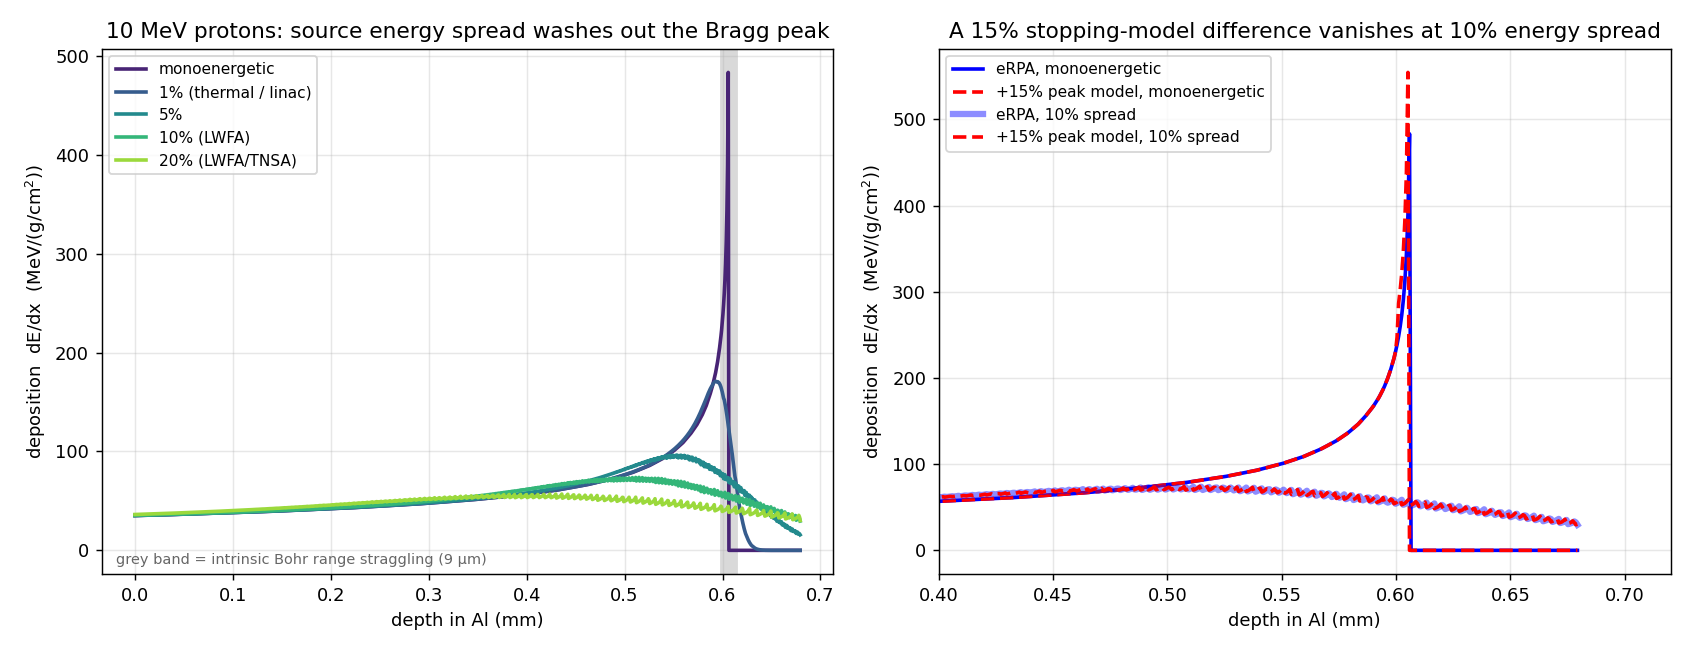

Write Python code to recreate this figure.
"""
bragg_spread.py -- how finite ion-source energy spread washes out the Bragg
peak and erases the differences between stopping-power models.

Thesis (closing discussion of the dedx paper): electronic stopping is a
non-resonant, Fokker-Planck-type sum of many small-angle collisions, so an
accurate average-atom model (eRPA) already gives the right energy loss and
range.  The fine differences between stopping models (eRPA vs RPA vs TD-DFT,
~10-20% near the Bragg peak) are smaller than the smearing of the deposition
profile produced by realistic source energy spread -- a few % for thermal
fusion products or linac beams, 10-30% for laser-wakefield/TNSA beams.

We build the depth-deposition (Bragg) curve from the total (electronic +
Gordon-Kim nuclear) eRPA stopping for 10 MeV protons in cold Al, convolve it
over a Gaussian energy distribution of several relative widths, and overlay a
representative +-15% model band (the documented eRPA-RPA / AA-TD-DFT spread).
We also compute the intrinsic Bohr range straggling, which sets the Bragg
width floor even for a perfectly monoenergetic beam.
"""
import numpy as np
import matplotlib
matplotlib.use('Agg')
import matplotlib.pyplot as plt
from scipy import integrate, interpolate

NA, A, Z2, RHO = 6.022e23, 26.98, 13.0, 2.70           # Al
CONV = NA / A * 1e-21                                    # 1e-15 eVcm2/atom -> MeV/(g/cm2)
E0 = 10.0                                                # MeV proton

d = np.loadtxt('/tmp/rng_Al/dedx_nuc.dat', comments='#')
E = d[:, 0]
S = d[:, 3] * CONV                                       # total stopping, MeV/(g/cm2)
# range R(E) = int_0^E dE'/S  (g/cm2)
R = integrate.cumulative_trapezoid(1.0 / S, E, initial=0.0)
R_of_E = interpolate.interp1d(E, R, bounds_error=False, fill_value=(0.0, R[-1]))
E_of_R = interpolate.interp1d(R, E, bounds_error=False, fill_value=(0.0, E[-1]))
S_of_E = interpolate.interp1d(E, S, bounds_error=False, fill_value=0.0)


def bragg(E0v, x):
    """deposition S(E_res) [MeV/(g/cm2)] at depth x [g/cm2] for mono energy E0v."""
    Rres = R_of_E(E0v) - x
    return np.where(Rres > 0, S_of_E(E_of_R(np.clip(Rres, 0, None))), 0.0)


def ensemble(mu, sfrac, x, ng=241):
    """Bragg curve averaged over a Gaussian energy distribution, width sfrac*mu."""
    if sfrac <= 0:
        return bragg(mu, x)
    g = np.linspace(-4, 4, ng)
    w = np.exp(-0.5 * g * g)
    Es = mu * (1 + sfrac * g)
    out = np.zeros_like(x)
    for wi, Ei in zip(w, Es):
        out += wi * bragg(max(Ei, 1e-3), x)
    return out / w.sum()


# depth grid (convert to mm via Al density)
R0 = float(R_of_E(E0))
x = np.linspace(0, R0 * 1.12, 1000)                     # g/cm2
xmm = x / RHO * 10.0                                    # mm

# intrinsic Bohr range straggling: dOmega2/dxi = 0.1569 Z1^2 (Z2/A) [MeV^2/(g/cm2)]
dOm2 = 0.1569 * 1.0 * (Z2 / A)
EE = np.linspace(1e-3, E0, 4000)
SS = S_of_E(EE)
sigR = np.sqrt(np.trapezoid(dOm2 / SS**3, EE))          # g/cm2
sigR_mm = sigR / RHO * 10.0

fig, (axL, axR) = plt.subplots(1, 2, figsize=(13, 5))

# left: deposition vs depth at several energy spreads
spreads = [0.0, 0.01, 0.05, 0.10, 0.20]
labels = ['monoenergetic', '1% (thermal / linac)', '5%', '10% (LWFA)', '20% (LWFA/TNSA)']
cmap = plt.cm.viridis(np.linspace(0.1, 0.85, len(spreads)))
for c, s, lab in zip(cmap, spreads, labels):
    axL.plot(xmm, ensemble(E0, s, x), color=c, lw=2, label=lab)
axL.axvspan((R0 - sigR) / RHO * 10, (R0 + sigR) / RHO * 10, color='0.85', zorder=0)
axL.set_xlabel('depth in Al (mm)')
axL.set_ylabel('deposition  dE/dx  (MeV/(g/cm$^2$))')
axL.set_title('10 MeV protons: source energy spread washes out the Bragg peak')
axL.legend(fontsize=8.5); axL.grid(alpha=.3)
axL.text(0.02, 0.02, 'grey band = intrinsic Bohr range straggling (%.0f µm)' % (sigR_mm * 1e3),
         transform=axL.transAxes, fontsize=8, color='0.4')

# right: model-difference washout. eRPA vs a +15% peak-region model.
Emask = E < 0.5                                          # Bragg-peak region
S2 = S.copy(); S2[Emask] *= 1.15
S2_of_E = interpolate.interp1d(E, S2, bounds_error=False, fill_value=0.0)
R2 = integrate.cumulative_trapezoid(1.0 / S2, E, initial=0.0)
R2_of_E = interpolate.interp1d(E, R2, bounds_error=False, fill_value=(0, R2[-1]))
E2_of_R = interpolate.interp1d(R2, E, bounds_error=False, fill_value=(0, E[-1]))


def bragg2(E0v, x):
    Rres = R2_of_E(E0v) - x
    return np.where(Rres > 0, S2_of_E(E2_of_R(np.clip(Rres, 0, None))), 0.0)


def ens2(mu, sfrac, x, ng=241):
    g = np.linspace(-4, 4, ng); w = np.exp(-0.5 * g * g); Es = mu * (1 + sfrac * g)
    out = np.zeros_like(x)
    for wi, Ei in zip(w, Es):
        out += wi * bragg2(max(Ei, 1e-3), x)
    return out / w.sum()


axR.plot(xmm, ensemble(E0, 0, x), 'b-', lw=2, label='eRPA, monoenergetic')
axR.plot(xmm, bragg2(E0, x), 'r--', lw=2, label='+15% peak model, monoenergetic')
axR.plot(xmm, ensemble(E0, 0.10, x), 'b-', lw=3.5, alpha=0.45, label='eRPA, 10% spread')
axR.plot(xmm, ens2(E0, 0.10, x), 'r--', lw=2, label='+15% peak model, 10% spread')
axR.set_xlabel('depth in Al (mm)')
axR.set_ylabel('deposition  dE/dx  (MeV/(g/cm$^2$))')
axR.set_title('A 15% stopping-model difference vanishes at 10% energy spread')
axR.legend(fontsize=8.5); axR.grid(alpha=.3)
axR.set_xlim(0.4, 0.72)

fig.tight_layout()
fig.savefig('bragg_spread.pdf'); fig.savefig('bragg_spread.png', dpi=130)
print('wrote bragg_spread.pdf / .png\n')

# quantify peak height and FWHM vs spread; model peak difference vs spread
def peak_stats(prof):
    pk = prof.max(); ipk = prof.argmax()
    half = pk / 2
    above = np.where(prof > half)[0]
    fwhm = (xmm[above[-1]] - xmm[above[0]]) if len(above) > 1 else 0
    return pk, xmm[ipk], fwhm

print(' spread   peak(MeV/g/cm2)  peak_depth(mm)  FWHM(mm)')
for s, lab in zip(spreads, labels):
    pk, pd, fw = peak_stats(ensemble(E0, s, x))
    print('  %-20s %7.1f       %.4f      %.4f' % (lab, pk, pd, fw))
print('\nintrinsic Bohr range straggling sigma_R = %.1f um (%.2f%% of range)' %
      (sigR_mm * 1e3, 100 * sigR / R0))
print('CSDA range R0 = %.4f g/cm2 = %.4f mm' % (R0, R0 / RHO * 10))
# model peak-deposition difference at 0% and 10% spread
for s in [0.0, 0.10]:
    p1 = ensemble(E0, s, x).max(); p2 = ens2(E0, s, x).max()
    print('  peak deposition: eRPA=%.1f  +15%%model=%.1f  -> differ %.1f%% at %.0f%% spread' %
          (p1, p2, 100 * (p2 / p1 - 1), s * 100))
